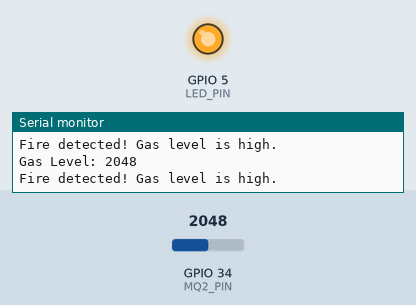
Simulated run of this sketch. Board: ESP32. On the bench: output pins drawn as LEDs (lit = HIGH), the last lines printed to the serial monitor. The inputs (shaded band) are chosen by the test bench; at power-on: GPIO 34 (MQ2_PIN) = 2048. WiFi joins after 1.5 s; servers stay silent unless stated.

Above: at 3.5 s.
3.6 s: GPIO 34 (MQ2_PIN) set to 268
5.5 s: GPIO 34 (MQ2_PIN) set to 223
At 6.6 s:
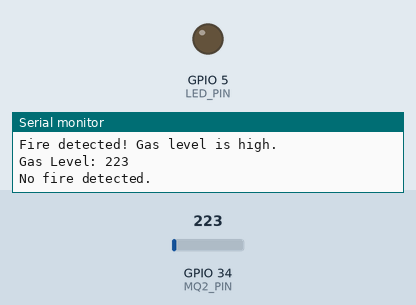
8.8 s: GPIO 34 (MQ2_PIN) set to 290
At 10.2 s:
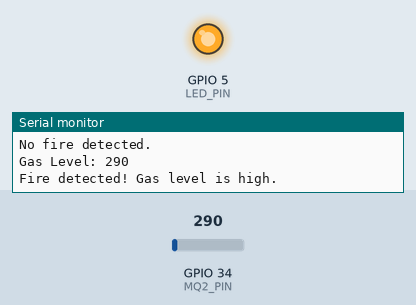
10.8 s: GPIO 34 (MQ2_PIN) set to 210
At 11.8 s:
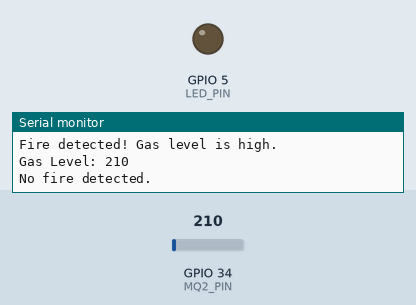
Timing chart, 0 to 13.8 s (numbered marks = the images above; inputs shaded):
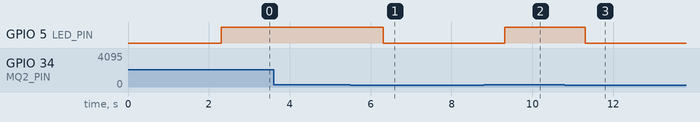

Measured:
- the behaviour switches between 251 and 250 on GPIO 34 (MQ2_PIN) (found by bisection; images 0 and 1)
- after the input at 5.5 s, GPIO 5 (LED_PIN): HIGH → LOW after 0.81 s
- after the input at 8.8 s, GPIO 5 (LED_PIN): LOW → HIGH after 0.51 s
- after the input at 10.8 s, GPIO 5 (LED_PIN): HIGH → LOW after 0.51 s

The sketch:

Forest_Fire_Blynk.ino
```cpp
#define BLYNK_TEMPLATE_ID "TMPL3S4dCPWHm"
#define BLYNK_TEMPLATE_NAME "Forest Fire"
#define BLYNK_AUTH_TOKEN "O8bNADYZkRyiPLtQt3q1kpPxmitgDr_r"

#include <WiFi.h>
#include <BlynkSimpleEsp32.h>

// Blynk credentials
char auth[] = BLYNK_AUTH_TOKEN;  // Replace with your Blynk Auth Token

// Wi-Fi credentials
const char* ssid = "OP";      // Replace with your Wi-Fi SSID
const char* password = "12345678";  // Replace with your Wi-Fi password

// MQ-2 sensor pin
#define MQ2_PIN 34  // Analog input for gas sensor (GPIO34)

// LED pin
#define LED_PIN 5   // Define the pin for LED (GPIO5)

// Threshold for gas level to trigger fire detection
#define GAS_THRESHOLD 250

// Variable to hold gas sensor value
int gasLevel = 0;

void setup() {
  // Initialize serial communication
  Serial.begin(115200);

  // Initialize pin modes
  pinMode(MQ2_PIN, INPUT);
  pinMode(LED_PIN, OUTPUT);
  digitalWrite(LED_PIN, LOW);  // Turn off LED initially

  // Connect to Wi-Fi
  Serial.print("Connecting to Wi-Fi: ");
  Serial.println(ssid);
  WiFi.begin(ssid, password);

  while (WiFi.status() != WL_CONNECTED) {
    delay(1000);
    Serial.println("Connecting to WiFi...");
  }

  Serial.println("Connected to WiFi");

  // Connect to Blynk
  Blynk.begin(auth, ssid, password);
}

void readAndUploadGasData() {
  // Read gas level from MQ-2 sensor
  gasLevel = analogRead(MQ2_PIN);  // Read analog value from MQ-2 sensor

  // Print gas level to serial monitor
  Serial.print("Gas Level: ");
  Serial.println(gasLevel);

  // Send gas level to Blynk on virtual pin V5
  Blynk.virtualWrite(V5, gasLevel);

  // Check if gas level exceeds threshold
  if (gasLevel > GAS_THRESHOLD) {
    // Turn on LED if fire is detected
    digitalWrite(LED_PIN, HIGH);
    Serial.println("Fire detected! Gas level is high.");
  } else {
    // Turn off LED if no fire is detected
    digitalWrite(LED_PIN, LOW);
    Serial.println("No fire detected.");
  }
}

void loop() {
  // Run Blynk
  Blynk.run();

  // Continuously read and upload gas level data
  readAndUploadGasData();
  delay(1000);  // Check every 1 second (adjust delay as needed)
}
```
